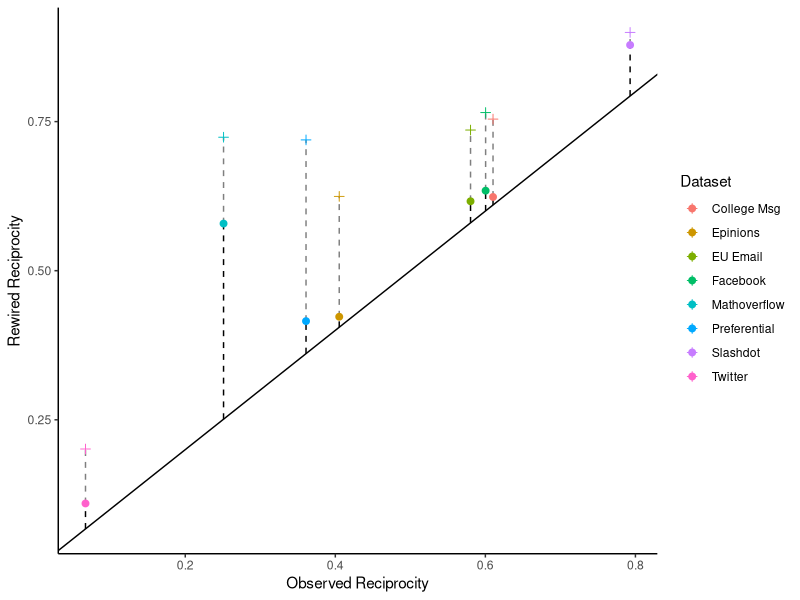
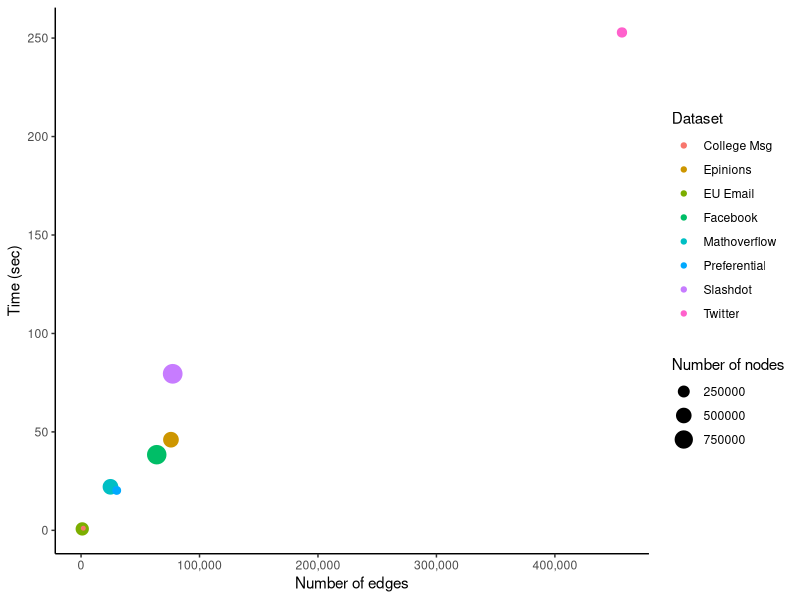

R code for these plots, in order:
library(tidyverse)
library(scales)

data <- read.csv("rewiringResults.txt", sep = "\t", header = F)
colnames(data) <- c("dataset", "recip", "recip_rewire", "upper_bound", "n_edges", "n_nodes", "time")

reciprocity_plot <- ggplot() +
  geom_segment(aes(x = recip, y = recip_rewire, xend = recip, yend = upper_bound), color = "grey50", linetype = 2, data = data) +
  geom_segment(aes(x = recip, y = recip, xend = recip, yend = recip_rewire), linetype = 2, data = data) +
  geom_point(aes(x = recip, y = upper_bound, color = dataset), size = 2, shape = 3 , data = data) +
  geom_point(aes(x = recip, y = recip_rewire, color = dataset), size = 2, data = data) +
  geom_abline(intercept = 0, slope = 1) +
  theme_classic() +
  labs(x = "Observed Reciprocity", y = "Rewired Reciprocity", color = "Dataset")

time_plot <- ggplot() +
  geom_point(aes(x = n_edges, y = time, size = n_nodes, color = dataset), data = data) +
  labs(x = "Number of edges", y = "Time (sec)", size = "Number of nodes", color = "Dataset") +
  theme_classic() +
  scale_x_continuous(labels = comma)

ggsave(file = "FinalReport/reciprocity.png", reciprocity_plot, height = 5, width = 7)
ggsave(file = "FinalReport/time.png", time_plot, height = 5, width = 7)

  

